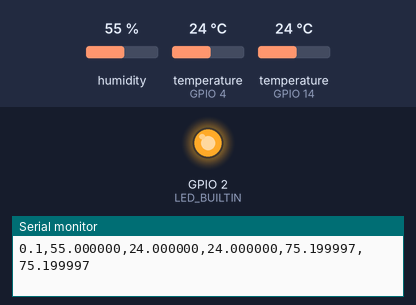
Simulated run of this sketch. Board: ESP8266 (NodeMCU). On the bench: output pins drawn as LEDs (lit = HIGH, except the on-board LED, lit = LOW), the last lines printed to the serial monitor. The inputs (shaded band) are chosen by the test bench; at power-on: humidity 55 %, temperature (sensors on GPIO 4, GPIO 14) 24 °C.

Above: at 1.9 s.
At 4.2 s:
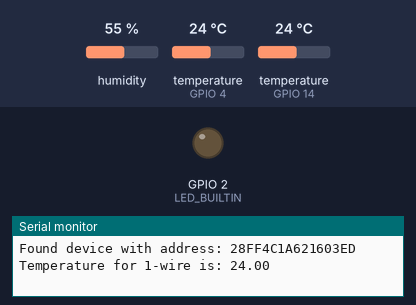
Timing chart, 0 to 7.2 s (numbered marks = the images above):
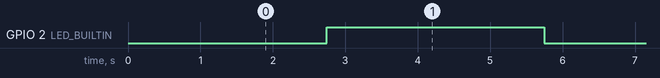

Measured:
- by itself, GPIO 2 (LED_BUILTIN): alternates HIGH for 3.0 s and LOW for 1.7 s

The sketch:

sketch_post_dht_web_deployed.ino
```cpp
#include <DallasTemperature.h>
#include "DHTesp.h"
#include <ESP8266HTTPClient.h>
#include <ESP8266WiFi.h>
#include <OneWire.h>


//#define RELEASE 1
#define DEBUG 1

#ifdef DEBUG
  #define     WIFI              0
  #define     TRACE             1
  #define     FEATURE_LED       1
#else // RELEASE
  #define     WIFI              1
  #define     TRACE             0
  #define     FEATURE_LED       0
#endif // RELEASE/DEBUG

#define LOGLN(...) \
  Serial.printf(__VA_ARGS__ + '\n')
#define DEBUG_LOG(...) \
  if(DEBUG) Serial.print(__VA_ARGS__)
#define DEBUG_LOGLN(...) \
  if(DEBUG) Serial.println(__VA_ARGS__)
#define DEBUG_LOG_PRINTF(...) \
  if(DEBUG) Serial.printf(__VA_ARGS__)

#define SETUP_INIT()                               \
  Serial.begin(9600);                              \
  LOGLN("program: %s @ [%s]", __FILE__, __DATE__); \
  if (!DEBUG) Serial.end();


#define     HOST                  "HOST"
#define     PORT                  "PORT"
#define     REPORTING_INTERVAL_MS 300000 // 5 minutes
#define     TEST_RPT_INTERVAL_MS  3000   // 3 seconds
#define     BUF_SIZE              5*10+4
#define     ONE_WIRE_BUS          4
#define     HOME_PROTOCOL_VER     0.1
#define     LED_ON                LOW
#define     LED_OFF               HIGH
#if FEATURE_LED
  #define     TURN_LED_ON         digitalWrite(LED_BUILTIN, LED_ON);
  #define     TURN_LED_OFF        digitalWrite(LED_BUILTIN, LED_OFF);
#else  // FEATURE_LED
  #define     TURN_LED_ON         do {} while(0);
  #define     TURN_LED_OFF        digitalWrite(LED_BUILTIN, LED_OFF);
#endif // FEATURE_LED

const int   DHTPin     = 14;            // D5
const char* ssid       = "SSID";
const char* password   = "PASSWORD";

DHTesp dht;
static char celsiusTemp[7];
static char fahrenheitTemp[7];
static char humidityTemp[7];
static char buf[BUF_SIZE];
String macAddr;
WiFiClient client;

OneWire oneWire(ONE_WIRE_BUS);
DallasTemperature sensors(&oneWire);
DeviceAddress tempDeviceAddress;


void setup_wifi()
{
  WiFi.begin(ssid, password);
  while (WiFi.status() != WL_CONNECTED) {
    TURN_LED_ON
    delay(500);
    DEBUG_LOG(".");
    TURN_LED_OFF
    delay(100);
  }
  TURN_LED_OFF
}

void print_wifi()
{
  macAddr = WiFi.macAddress();
  DEBUG_LOGLN("");
  DEBUG_LOGLN("WiFi connected");
  DEBUG_LOGLN("IP address: ");
  DEBUG_LOGLN(WiFi.localIP());
  DEBUG_LOGLN("MAC address: ");
  DEBUG_LOGLN(macAddr);
}

void printAddress(DeviceAddress deviceAddress) {
  for (uint8_t i = 0; i < 8; i++){
    if (deviceAddress[i] < 16) DEBUG_LOG("0");
      DEBUG_LOG(deviceAddress[i], HEX);
  }
}

float get_onewire()
{
  float tempC = -1;
  if(sensors.getAddress(tempDeviceAddress, 0))
  {
    DEBUG_LOG("Found device with address: ");
    printAddress(tempDeviceAddress);
    DEBUG_LOGLN();

    sensors.requestTemperatures();
    tempC = sensors.getTempCByIndex(0);
    if(tempC != DEVICE_DISCONNECTED_C)
    {
      DEBUG_LOG("Temperature for 1-wire is: ");
      DEBUG_LOGLN(tempC);
    }
    else
    {
      DEBUG_LOGLN("Error: Could not read temperature data");
    }
  }
  return tempC;
}

void print_onewire()
{
  if(sensors.getAddress(tempDeviceAddress, 0))
  {
    DEBUG_LOG("Found device with address: ");
    printAddress(tempDeviceAddress);
    DEBUG_LOGLN();
    sensors.requestTemperatures();
    float tempC = sensors.getTempCByIndex(0);
    if(tempC != DEVICE_DISCONNECTED_C)
    {
      DEBUG_LOG("Temperature for 1-wire is: ");
      DEBUG_LOGLN(tempC);
    }
    else
    {
      DEBUG_LOGLN("Error: Could not read temperature data");
    }
  }
  else
  {
    DEBUG_LOGLN("no addr found");
  }
}

void setup_onewire() {
  sensors.begin();
}

void setup_dht() {
  dht.setup(DHTPin, DHTesp::DHT11);
  DEBUG_LOGLN("Status\tHumidity (%)\tTempDHT (C) \t Temp1WIRE (C) \t TempDHT (F) \t TEMP1WIRE (F)");
  TURN_LED_ON
  delay(dht.getMinimumSamplingPeriod());

  TURN_LED_OFF
  DEBUG_LOGLN("DHT Ready");
}

char* get_temp_and_humid() {
  float humidity = dht.getHumidity();
  float temperature = dht.getTemperature();
  float temperature2 = get_onewire();
  snprintf(buf, BUF_SIZE, "%3.1f,%f,%f,%f,%f,%f",
    HOME_PROTOCOL_VER, humidity,
    temperature, temperature2,
    dht.toFahrenheit(temperature), dht.toFahrenheit(temperature2));
  DEBUG_LOGLN(buf);

  return buf;
}

void setup()
{
  SETUP_INIT()
  pinMode(LED_BUILTIN, OUTPUT);

#if WIFI
  WiFi.mode(WIFI_STA);
#endif // WIFI
  TURN_LED_ON

#if WIFI
  setup_wifi();
  print_wifi();
#endif // WIFI
  setup_dht();
  TURN_LED_OFF
}

void loop()
{
  DEBUG_LOGLN("loop begin0");
  TURN_LED_ON

#if WIFI
  HTTPClient http;

  String connect_str = "http://" HOST ":" PORT "/" + macAddr;
  if (!http.begin(client, connect_str)) {
    DEBUG_LOGLN("connection failed");
    delay(5000);
    return;
  }

  http.addHeader("Content-Type", "text/plain");
  DEBUG_LOGLN("[HTTP] POST");
  int httpCode = http.POST(get_temp_and_humid());

  if (httpCode > 0) {
    DEBUG_LOG_PRINTF("[HTTP] POST... code: %d\n", httpCode);

    if (httpCode == HTTP_CODE_OK) {
      const String& payload = http.getString();
      DEBUG_LOGLN("received payload:\n<<");
      DEBUG_LOGLN(payload);
      DEBUG_LOGLN(">>");
    }
  } else {
    DEBUG_LOG_PRINTF("[HTTP] POST... failed, error: %s\n", http.errorToString(httpCode).c_str());
  }

  http.end();
#else // WIFI
  DEBUG_LOGLN(get_temp_and_humid());
#endif // WIFI

  print_onewire();
  TURN_LED_OFF

#if WIFI
  delay(REPORTING_INTERVAL_MS);  //Send a request every 5 minutes (don't want to spam the server)
#else // WIFI
  delay(TEST_RPT_INTERVAL_MS);
#endif // WIFI
}
```
